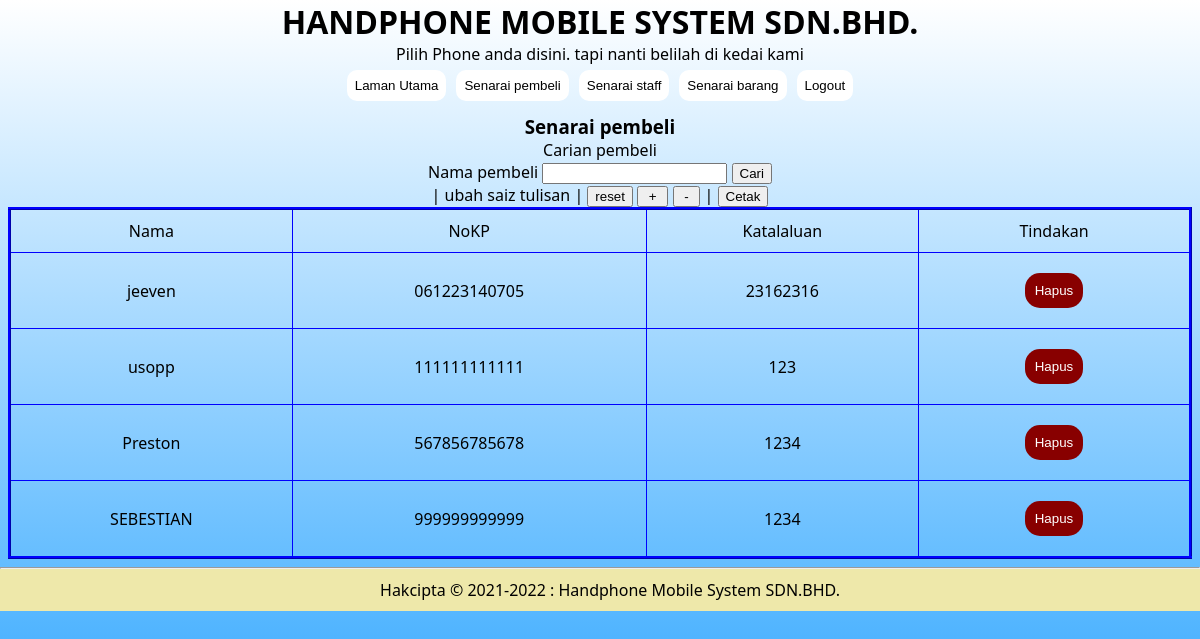
/senarai-pembeli.php (signed in), run on the app's committed database.
### tables this page shows
CREATE TABLE `pembeli` (
  `nokp_pembeli` varchar(12) NOT NULL,
  `nama_pembeli` varchar(60) DEFAULT NULL,
  `katalaluan_pembeli` varchar(30) DEFAULT NULL
);

### senarai-pembeli.php (the view, shortened to what this page needs)
<?php
include('header.php');
include('connection.php');
?>
<h3 >Senarai pembeli</h3>
<form action='' method='POST'>
    Carian pembeli <br>
    Nama pembeli   <input type='text' name='nama'>
                   <input type='submit' value='Cari'>
</form>
<?php include('butang-saiz.php'); ?>
<table width='100%' border='1' id='saiz'>
    <tr>
        <td>Nama</td>
        <td>NoKP</td>
        <td>Katalaluan</td>
        <td>Tindakan</td>
    </tr>
<?php
$tambahan="";
$arahan_papar="select* from pembeli $tambahan ";
$laksana = mysqli_query($condb,$arahan_papar);
    while($m = mysqli_fetch_array($laksana))
    {
        echo"<tr>
        <td>".$m['nama_pembeli']."</td>
        <td>".$m['nokp_pembeli']."</td>
        <td>".$m['katalaluan_pembeli']."</td>
        ";
        echo"<td>
        <button class='hapus' onclick=\"return confirmFirst('Anda pasti anda ingin memadam data ini.', 'pembeli-padam-proses.php?nokp=".$m['nokp_pembeli']."')\">Hapus</button>
        </td>
        </tr>";
    }
?>
</table>
<?php include ('footer.php'); ?>

### header.php (shortened to what this page needs)
<!DOCTYPE html>
<html>
    <head>
    </head>
    <body>
<header>
<h1>HANDPHONE MOBILE SYSTEM SDN.BHD.</h1>
<p>Pilih Phone anda disini. tapi nanti belilah di kedai kami</p>
</header>
<nav>
<?PHP
if(!empty($_SESSION['tahap']) and $_SESSION['tahap'] == "staff")
{
    echo "
    <button class=\"btn\" onclick=\"location.href='index.php'\">Laman Utama</button>
    <button class=\"btn\" onclick=\"location.href='senarai-pembeli.php'\">Senarai pembeli</button>
    <button class=\"btn\" onclick=\"location.href='senarai-staff.php'\">Senarai staff</button>
    <button class=\"btn\" onclick=\"location.href='senarai-barang.php'\">Senarai barang</button>
    <button class=\"btn\" onclick=\"location.href='logout.php'\">Logout</button>
    ";
}
?>
</nav>
<article>

### butang-saiz.php (shortened to what this page needs)
| ubah saiz tulisan |
<input name='reSize1' type='button'     value='reset'            onclick="ubahsaiz(2)" />
<input name='reSize'  type='button'     value='&nbsp;+&nbsp;'    onclick="ubahsaiz(1)" />
<input name='reSize2' type='button'     value='&nbsp;-&nbsp;'    onclick="ubahsaiz(-1)" />
|
<button onclick="window.print()">Cetak</button>

### footer.php
</article>
<hr>
<footer>
Hakcipta &copy 2021-2022 : Handphone Mobile System SDN.BHD.
</footer>
</body>
</html>

### header.php (style rules this page uses)
* { margin: 0; }
body { background: linear-gradient(180deg, white, #23A1FF); background-attachment: fixed; font-family:'Segoe UI', Tahoma, Geneva, Verdana, sans-serif; margin:0; padding:0; }
nav { display: flex; justify-content: center; }
header { margin: none; top: 0; color: black; text-align:center; }
footer { background-color: palegoldenrod; color: black; text-align:center; padding: 10px; display: block; position:bottom; bottom: 0; left: 0; width: 100%; }
article { padding: 8px; text-align: center; }
h3 { color: black; }
table { width: 100%; border-collapse: collapse; border: 3px ridge blue; }
td { padding: 10px; }
.btn { cursor: pointer; border: none; box-shadow: none; border-radius: 10px; padding: 8px; margin: 5px; background-color: white; }

### senarai-pembeli.php (style rules this page uses)
.hapus { border: none; box-shadow: none; padding: 10px; margin: 10px; border-radius: 15px; background-color: #880000; color: white; text-align: center; cursor: pointer; }

### data on the page
pembeli: nama_pembeli "jeeven", nokp_pembeli "061223140705", katalaluan_pembeli "23162316"
pembeli: nama_pembeli "usopp", nokp_pembeli "111111111111", katalaluan_pembeli "123"
pembeli: nama_pembeli "Preston", nokp_pembeli "567856785678", katalaluan_pembeli "1234"
pembeli: nama_pembeli "SEBESTIAN", nokp_pembeli "999999999999", katalaluan_pembeli "1234"
